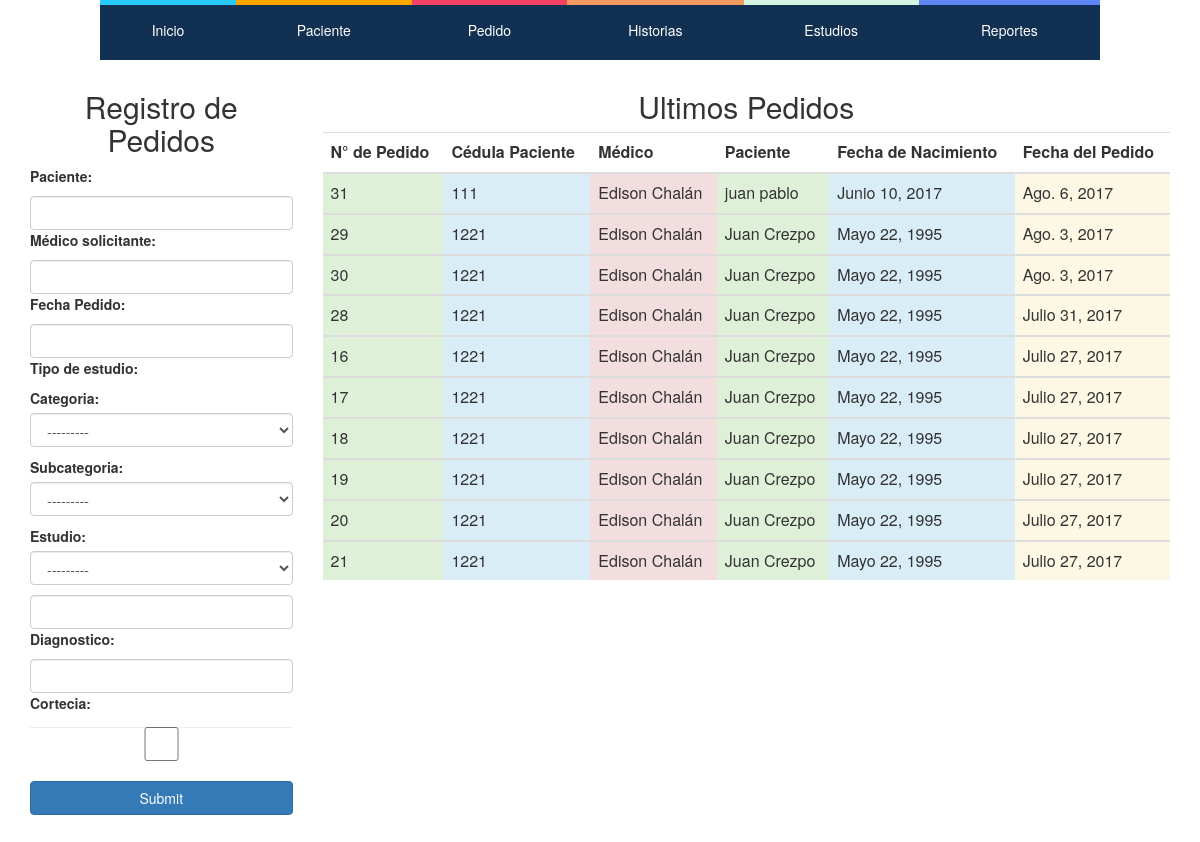
/pedidos/ (signed in), run on an earlier commit of the app's database.
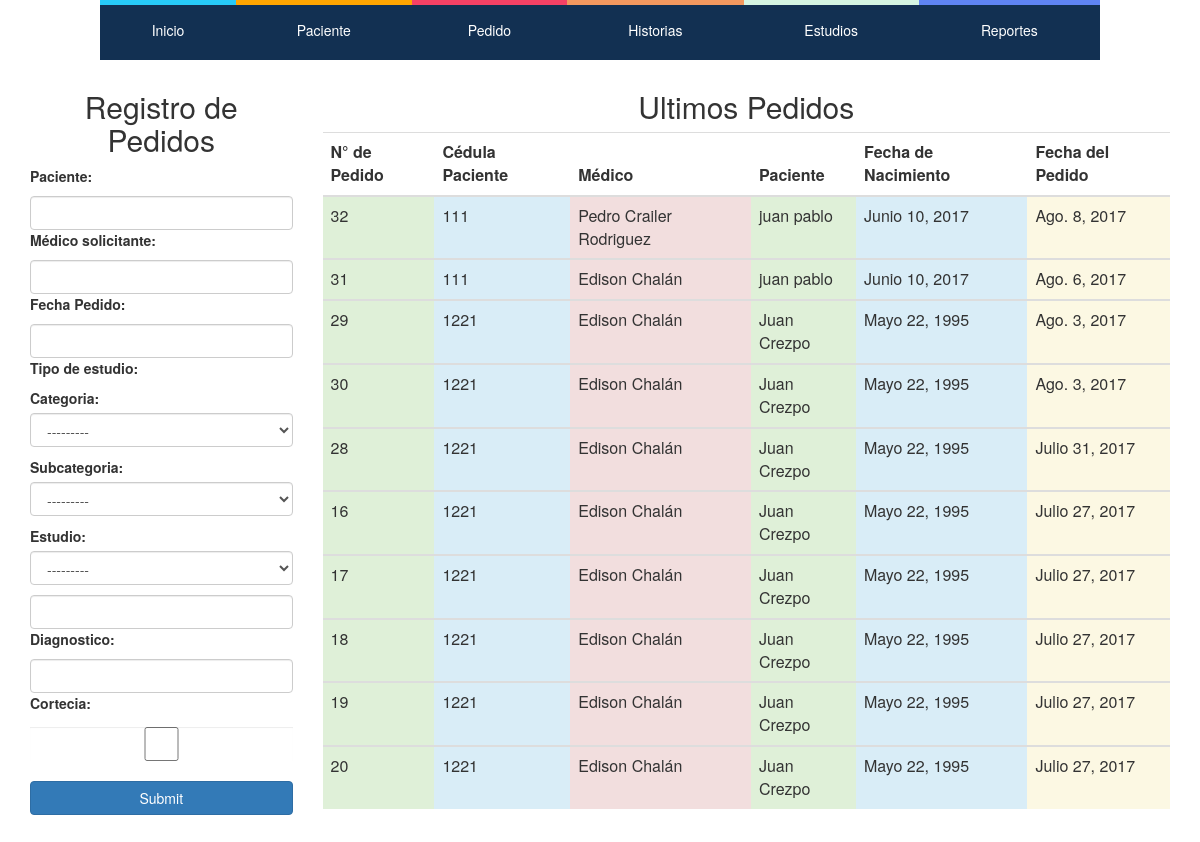
And on a later commit of the database.
### hcapp/models.py (models this page shows, shortened)
class Pedido(models.Model):
    TRUE_FALSE_CHOICE = ((True, "Yes"),(False, "No"))
    Paciente= models.ForeignKey(Paciente, on_delete=models.PROTECT)
    Medico= models.ForeignKey(MedicoSolicitante, on_delete=models.PROTECT)
    Diagnostico_presuntivo= models.CharField(max_length=255, null=True, blank=True)
    Fecha_pedido = models.DateField(auto_now=True) # auto_add será valido ???
    Fecha = models.DateField(auto_now=True)
    Cortecia = models.BooleanField(choices=TRUE_FALSE_CHOICE)

class Paciente (models.Model):
    Cedula = models.IntegerField(null=False, blank=False, unique=True) # es necesaria?
    Nombre = models.CharField(max_length=128, null=False, blank=False)
    Apellido = models.CharField(max_length=128, null=False, blank=False)
    Telefono = models.IntegerField(validators=[MaxValueValidator(9999999999)], null=True, blank=True)
    Fecha_nacimiento= models.DateField(null= True, blank=True)
    Fecha_ingreso= models.DateField(auto_now=True, auto_now_add=False)
    '''def save(self, *args, **kwargs):
        if not self.Edad:
            self.Edad = calculate_age(self.Fecha_nacimiento)
        super(Paciente, self).save(*args, **kwargs)'''

class MedicoSolicitante (models.Model):
    Nombre = models.CharField(max_length=128, null=False, blank=False)
    Apellido = models.CharField(max_length=128, null=False, blank=False)
    Telefono = models.IntegerField(validators=[MaxValueValidator(9999999999)], null=True, blank=True)

### hcapp/views.py (the view)
# urls.py: url(r'^pedidos/$',user_passes_test(views.superuser_or_medico)(views.PedidosHome) ,name="Home-Pedidos"),
def PedidosHome(request):
    nform=NombreEstudioForm()
    form=PedidoForm()
    drop=TipoEstudioForm()
    ultimos_pedidos= Pedido.objects.order_by('-Fecha')[:10]
    context={'form':form, 'nombre_estudio_form':nform,
    'drop_form':drop, 'ultimos_pedidos':ultimos_pedidos}
    return render(request, "hcapp/pedidos_home.html",context )

### hcapp/forms.py
class PedidoForm(forms.Form):
    Paciente = forms.CharField(validators=[validar_cliente_existe], widget=forms.TextInput(attrs={'class': 'form-control'}))
    Medico= forms.CharField(validators=[validar_medico_existe], label='Médico solicitante',required=False)
    Fecha= forms.DateField(label='Fecha Pedido',required=False)
    Estudio=forms.CharField(label='Tipo de estudio',validators=[validar_estudio_existe])
    Diagnostico=forms.CharField(required=False)
    Cortecia = forms.BooleanField(required=False)
    def __init__(self, *args, **kwargs):
        super(PedidoForm, self).__init__(*args, **kwargs)
        for x, y in self.fields.items():
            self.fields[x].widget.attrs.update({'class': 'form-control'})

class NombreEstudioForm(forms.Form):
    Estudio=forms.CharField(widget=forms.TextInput(attrs={'class': 'form-control'}), label='Tipo de estudio',validators=[validar_estudio_existe],required=False)

### hcapp/models.py (called while the page is built)
    def __str__(self):
        return ("cat: "+str(self.Nombre))

### hcapp/views.py (called while the page is built)
def superuser_or_medico(user):
    return user.is_superuser or user.groups.filter(name='medicos').exists()

### hcapp/templates/hcapp/pedidos_home.html (shortened to what this page needs)
{% extends "hcapp/index.html" %}
{% load staticfiles %}
{% block contenido %}
<div class="container">
  <div class="row">
    <div class="col-md-3 col-xs-4 col-sm-6">
      <form method="post" action="{% url 'hcapp:Crear-Pedidos' %}">
        <h2 align="center">Registro de Pedidos</h2>
          {% for field in form%}
          <label> {{field.label_tag}} </label>
        {% if field.name == 'Estudio' %}
        {{drop_form.as_p}}
        {% endif %}
            <div > {{ field }} </div>
        {% endfor %}
        <br>
        <input type="submit" class="btn btn-primary btn-block" name="enviar">
        <br>
    </form>
    <link rel="stylesheet" href="http://code.jquery.com/ui/1.8.18/themes/base/jquery-ui.css" type="text/css" media="all" />
    </div>
      <div class="col-md-9 col-xs-8 col-sm-6">
        <div class="table-responsive" align="center">
          <table class="table Contextual Classes" >
                          <thead>
                              <tr colspan="6" align="center"><center><h2> Ultimos Pedidos</h2></center></tr>
                            <tr>
                                <th align="center"> N° de Pedido </th>
                                <th align="center"> Cédula Paciente </th>
                                <th align="center"> Médico </th>
                                <th align="center"> Paciente </th>
                                <th align="center"> Fecha de Nacimiento </th>
                                <th align="center"> Fecha del Pedido </th>
                            </tr>
                          </thead>
                              {% for pedido in ultimos_pedidos %}
                          <tbody>
                           <tr>
                                <td class="success">
                                   {{pedido.pk}}
                                </td>
                                <td class="info">
                                   {{pedido.Paciente.Cedula}}
                                </td>
                                <td class="danger">
                                    {{pedido.Medico.Nombre}} {{pedido.Medico.Apellido}}
                                </td>
                                <td class="success">
                                    {{pedido.Paciente.Nombre }}  {{pedido.Paciente.Apellido}}
                                </td>
                                <td class="info">
                                  {{pedido.Paciente.Fecha_nacimiento}}
                                </td>
                                <td class="warning">
                                  {{pedido.Fecha_pedido}}
                                </td>
                            </tr>
                            </tbody>
                            {% endfor %}
                    </table>
                </div>
            </div>
        <br>
  </div>
</div>
<br>
{% endblock contenido %}

### hcapp - copia/templates/hcapp/index.html (shortened to what this page needs)
{% load staticfiles %}
<html lang="en">
    <link rel="stylesheet" href="{% static 'css/fonts.css' %}">
    <link rel="stylesheet" href="{% static 'css/estilo_distribucion_cntenido.css' %}">
    <link rel="stylesheet" href="{% static 'css/style.css' %}">
    <link rel="stylesheet" href="{% static 'css_boot/bootstrap.css' %}">
  <head>
 </head>
  <body>
    <div class="contenedor_titulo">
        <div class="col-md-12">
            <h1 align="center"> CEDYLABE <span>&#160</span></h1>
        </div>
    </div>
        <div id="contenedor">
            <nav>
                <ul>
                    <li><a href="index.html"><span class="color1"><i class="icon icon-home"></i></span>Inicio</a></li>
                    <li><a href="{% url "hcapp:Crear-Paciente" %}"><span class="color2"><i class="icon icon-man"></i></span>Paciente</a></li>
                    <li><a href="pedido.html"><span class="color3"><i class="icon icon-file-text2"></i></span>Pedido</a></li>
                    <li><a href="historias.html"><span class="color4"><i class="icon icon-files-empty"></i></span>Historias</a></li>
                    <li><a href="estudios.html"><span class="color5"><i class="icon icon-profile"></i></span>Estudios</a></li>
                    <li><a href="reportes.html"><span class="color6"><i class="icon icon-folder-open"></i></span>Reportes</a></li>
                </ul>
            </nav>
        </div>
{% block contenido %}
{% endblock contenido %}
  </body>
  </body>
 </html>

### hcapp/static/css/estilo_distribucion_cntenido.css (style rules this page uses)
* { margin: 0; padding: 0; }
body { font-family: none; background: #fff; color: #fff; }
nav { top:-20px; position: absolute; left:0; right:0; margin:20px auto; max-width:1000px; width:90%; }
nav ul { list-style:none; }
nav > ul { display:table; width:100%; background:#123052; position:relative; }
nav > ul li { display:table-cell; }
nav > ul > li { display: table-cell; }
nav > ul li a { color:#fff; display:block; line-height:20px; padding:20px; position: relative; text-align:center; text-decoration:none; -webkit-transition: all .3s ease; -moz-transition: all .3s ease; -ms-transition: all .3s ease; -o-transition: all .3s ease; transition: all .3s ease; }
nav > ul > li > a span { background:#174459; display:block; height:100%; width:100%; left:0; position:absolute; top:-55px; -webkit-transition: all .3s ease; -moz-transition: all .3s ease; -ms-transition: all .3s ease; -o-transition: all .3s ease; transition: all .3s ease; }
nav > ul > li > a span .icon { display:block; line-height:60px; }
nav ul li a .color1 { background: #27CBF9; }
nav ul li a .color2 { background:orange; }
nav ul li a .color3 { background: #F54165; }
nav ul li a .color4 { background: #F3985F; }
nav ul li a .color5 { background: #D5F5E3; }
nav ul li a .color6 { background: #5F84F3; }

### hcapp/static/css/style.css (style rules this page uses)
[class^="icon-"], [class*=" icon-"] { font-family: 'icomoon' !important; speak: none; font-style: normal; font-weight: normal; font-variant: normal; text-transform: none; line-height: 1; -webkit-font-smoothing: antialiased; -moz-osx-font-smoothing: grayscale; }
.icon-profile:before { content: "\e923"; }
.icon-file-text2:before { content: "\e926"; }
.icon-man:before { content: "\e9dc"; }

What changed in the data, as far as the page shows it:
no longer on this page (row unchanged): Pedido: pk "21", Paciente.Cedula "1221", Medico.Nombre "Edison", Medico.Apellido "Chalán", Paciente.Nombre "Juan", Paciente.Apellido "Crezpo", Paciente.Fecha_nacimiento "Mayo 22, 1995", Fecha_pedido "Julio 27, 2017"
added Pedido: pk "32", Paciente.Cedula "111", Medico.Nombre "Pedro", Medico.Apellido "Crailer Rodriguez", Paciente.Nombre "juan", Paciente.Apellido "pablo", Paciente.Fecha_nacimiento "Junio 10, 2017", Fecha_pedido "Ago. 8, 2017"
